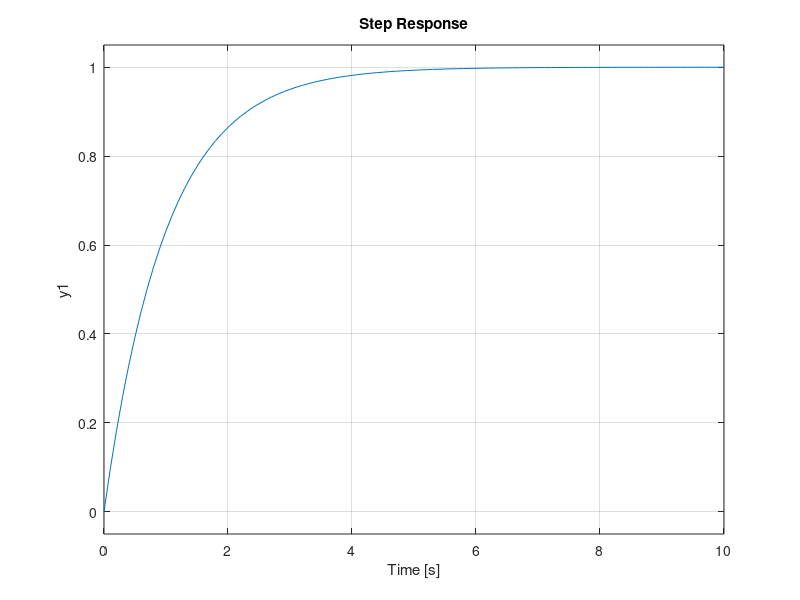
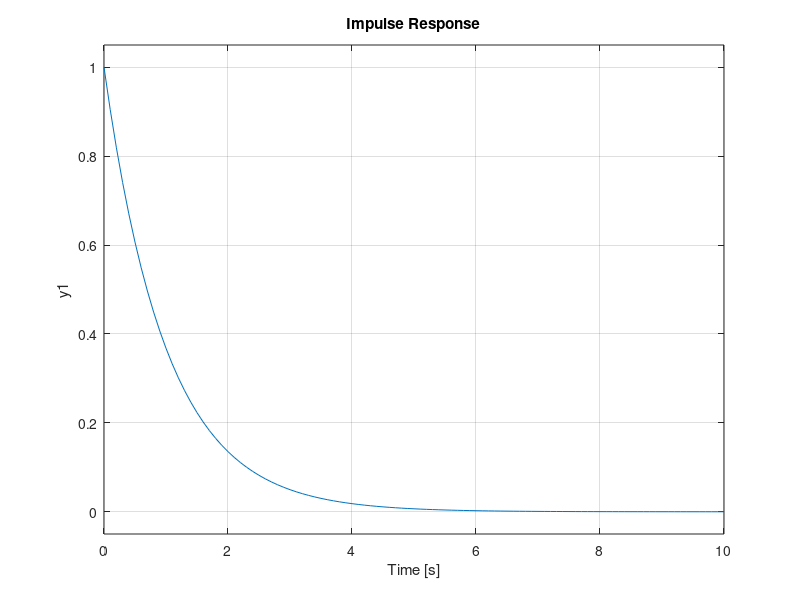
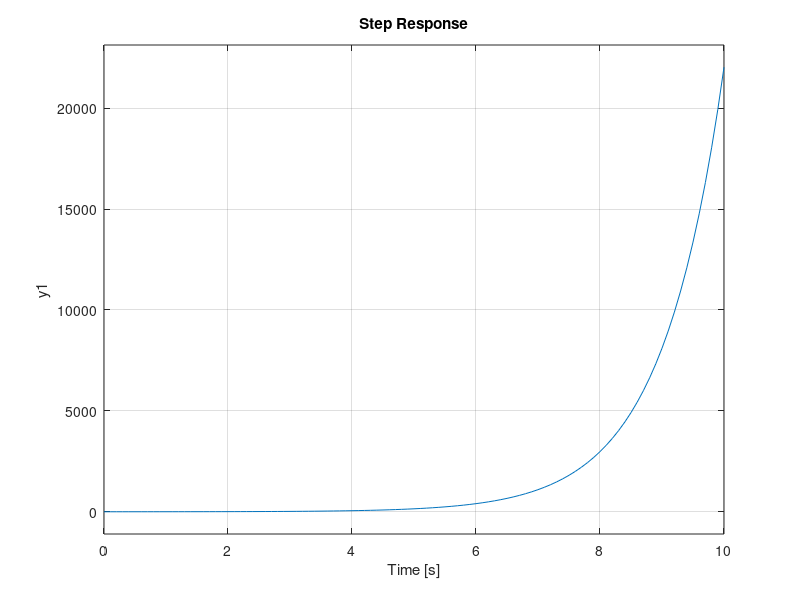
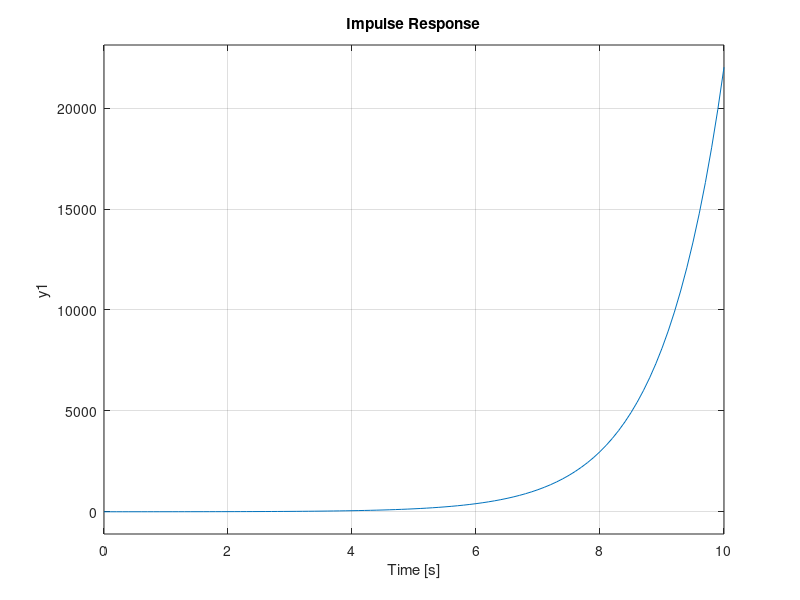

The MATLAB script that drew these images, in order:
%% G1

G1 = tf(1, [1 1])
p1 = roots([1 1])
figure, step(G1, 10);
figure, impulse(G1, 10)

%% G2

G2 = tf(1, [1 -1])
p2 = roots([1 -1])
figure, step(G2, 10);
figure, impulse(G2, 10)

%% G3

G3 = tf(1, [1 0 -1])
p3 = roots([1 0 -1])
figure, step(G3, 10);
figure, impulse(G3, 10)

%% G4

G4 = tf(1, [1 0 1])
p4 = roots([1 0 1])
figure, step(G4, 10);
figure, impulse(G4, 10)

%% G5

G5 = tf(1, [1 2 17])
p5 = roots([1 2 17])
figure, step(G5, 10);
figure, impulse(G5, 10)

%% G6

G6 = tf(1, [1 -2 17])
p6 = roots([1 -2 17])
figure, step(G6, 10);
figure, impulse(G6, 10)

%% Testing functions

%% tf
G0 = tf([1 -3 -4], [1 5 6]) %tf
%% zpk
p1 = roots([1 5 6])
z1 = roots([1 -3 -4])
sys = zpk(z1, p1, 1)        %zpk

%% ss2tf
R=1e3; % 1 kOhms
C=1e-6; % 1 micro Farads
L=0.2; % 0.2 Henrry

A=[0 1/C;-1/L -R/L];
B=[0; 1/L];
C=[-1 -R];
D=1;

[b, a] = ss2tf(A,B,C,D)

%% tf2ss

[A, B, C, D] = tf2ss([1, 0, 0], [1, 5000, 5000000])

%% tfdata

%% tf
sys1 = tf(1, [1 1])
sys2 = tf(1, [1 -2 17])
[num, den] = tfdata(sys1)
[num, den] = tfdata(sys2)
%% zpk
p1 = roots([1 5 6])
z1 = roots([1 -3 -4])
sysz = zpk(z1, p1, 1)
[num, den] = tfdata(sysz)
%% State Space
R=1e3; % 1 kOhms
C=1e-6; % 1 micro Farads
L=0.2; % 0.2 Henrry

A=[0 1/C;-1/L -R/L];
B=[0; 1/L];
C=[-1 -R];
D=1;

syss = ss(A,B,C,D)
[num, den] = tfdata(syss)
